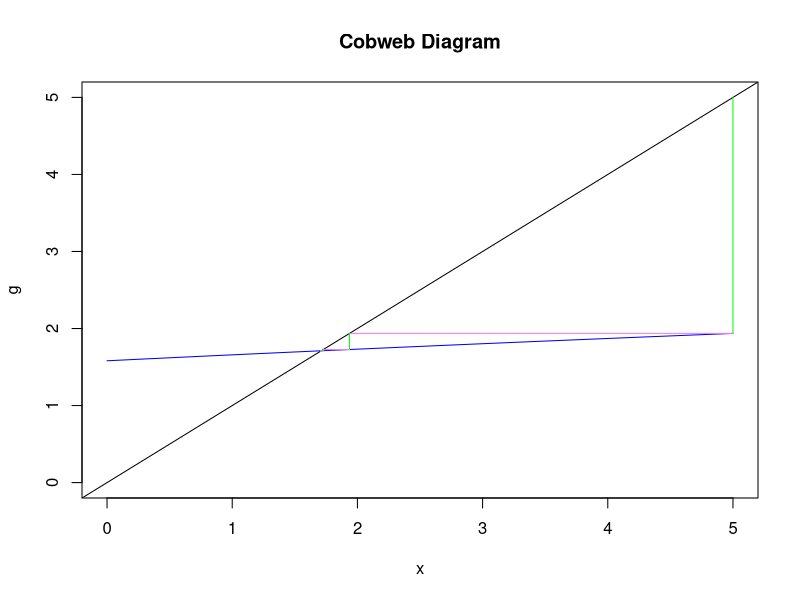
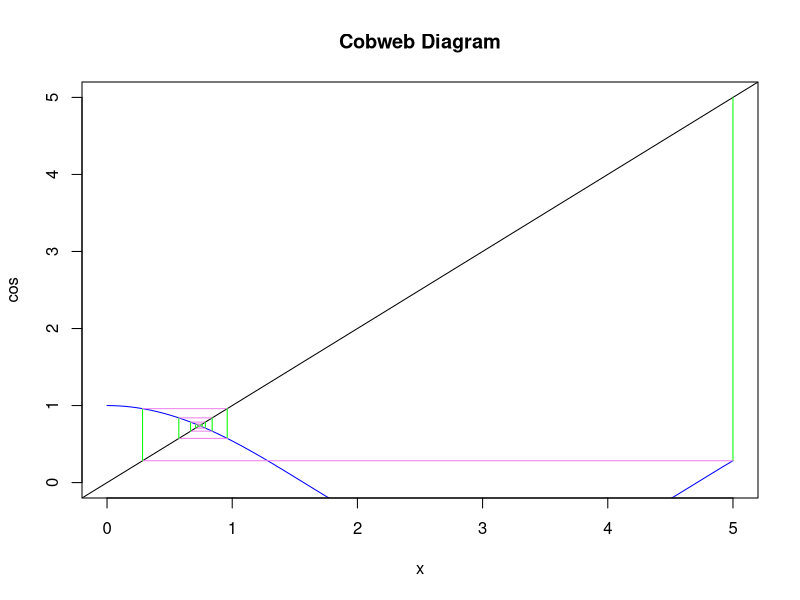
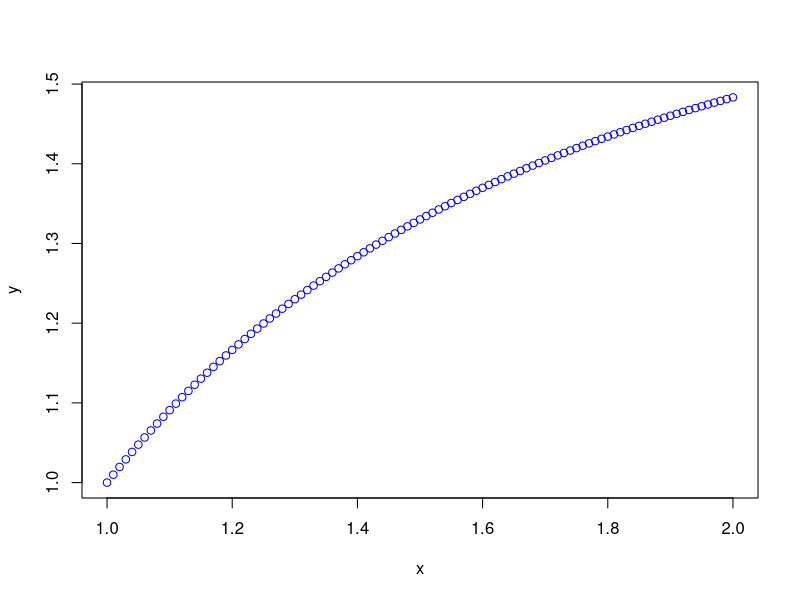

These charts were generated, in order, by the following R code: (Note: this script raises an error after producing the figures.)
# Define the function
g <- function(x) {
  return(sqrt(x + 10) / 2)
}

# -----------------------------------------------
xstart <- 5
plot(g, xlim = c(0, xstart), ylim = c(0, xstart), col = 'blue', main = "Cobweb Diagram")
abline(a = 0, b = 1) # y = x line

n <- 40
x <- numeric(n)
x[1] <- 5

for (i in 2:n) {
  x[i] <- g(x[i - 1]) # Update the value
  segments(x0 = x[i - 1], y0 = x[i - 1], x1 = x[i - 1], y1 = x[i], col = 'green') # Vertical line
  segments(x0 = x[i - 1], y0 = x[i], x1 = x[i], y1 = x[i], col = 'violet') # Horizontal line
}

#plot(x, type = 'b', col = 'red', main = "Iterations Over Time", xlab = "Iteration", ylab = "Value")
# ---------------------------------------


# Plot the function
xstart <- 5
plot(cos, xlim = c(0, xstart), ylim = c(0, xstart), col = 'blue', main = "Cobweb Diagram")
abline(a = 0, b = 1) # y = x line

# Parameters for iteration
n <- 40
x <- numeric(n) # 'b' was incorrect; use 'n' for the size of the numeric vector
x[1] <- 5 # Initial value

# Iterative cobweb diagram generation
for (i in 2:n) {
  x[i] <- cos(x[i - 1]) # Update the value
  # Draw segments for the cobweb diagram
  segments(x0 = x[i - 1], y0 = x[i - 1], x1 = x[i - 1], y1 = x[i], col = 'green') # Vertical line
  segments(x0 = x[i - 1], y0 = x[i], x1 = x[i], y1 = x[i], col = 'violet') # Horizontal line
}

# Plot the iterations as a time series
#plot(x, type = 'b', col = 'red', main = "Iterations Over Time", xlab = "Iteration", ylab = "Value")
# ---------------------------------------
# g <- function(y1) {
#  return(y0 + hpul *(f(x1,y1) + f(x0,y0)))
# }

step <- function(f, h, x0, y0){
  hpul <- 0.5*h
  x1 <- x0+h
  y1 <- y0 + h * f(x0, y0)
  for (i in 1:10){
    y1 <- y0 + hpul *(f(x1,y1) + f(x0,y0))
  }
  return(y1)
}

f <- function(x,y) {return((1+y*y)/(x*y*(1+x*x)))}

h <- 0.01
x <- seq(1, 2, h)
n <- length(x)
y <- numeric(n)
y[1] <- 1
for(i in 2:n) y[i] <- step(f, h, x[i-1], y[i-1])
plot(x,y, col='blue')
lines(x, (sqrt(3*x*x-1))/(1+x*x))

# -----------------------------------------

f <- function(x,y) {
  beta <- 1
  nu <- 1
  dS <- beta *y[1]*y[2]
  dI <- nu * y[2]
  
  return(c(-dS, dS - dI, dI))
}

h <- 0.1
x <- seq(0, 10, h)
n <- length(x)
y <- matrix(0, nrow = n, ncol=3)
y[1, ] <- c(999, 1, 0)


for(i in 2:n) y[i, ] <- step(f, h, x[i-1], y[i-1, ])
plot(x,y, col='blue')
points(x, )
points(x, y[,2], col='red')
points(x, y[,3], col='green')


